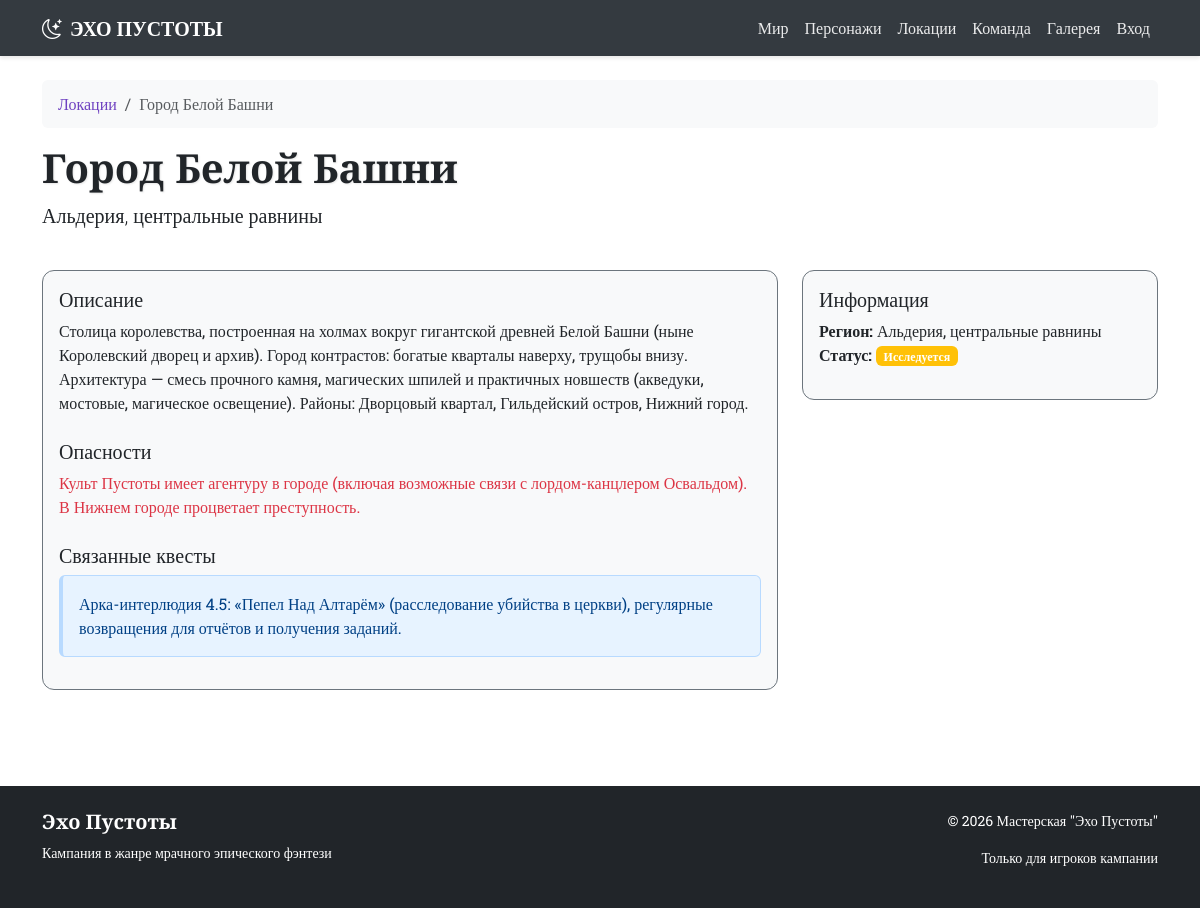
Screenshot of /location/1 with the database file from the repository.
### app.py (models this page shows)
class Location(db.Model):
    __tablename__ = 'locations'
    id = db.Column(db.Integer, primary_key=True)
    name = db.Column(db.String(100), nullable=False)
    region = db.Column(db.String(100))
    description = db.Column(db.Text)
    dangers = db.Column(db.Text)
    quests = db.Column(db.Text)
    npc_ids = db.Column(db.String(200))
    map_x = db.Column(db.Integer, default=50)
    map_y = db.Column(db.Integer, default=50)

### app.py (the view)
@app.route('/location/<int:id>')
def location_detail(id):
    location = Location.query.get_or_404(id)
    return render_template('location_detail.html', location=location)

### templates/location_detail.html (shortened to what this page needs)
{% extends "base.html" %}
{% block content %}
<div class="row mb-4">
    <div class="col">
        <nav aria-label="breadcrumb">
            <ol class="breadcrumb">
                <li class="breadcrumb-item"><a href="{{ url_for('locations') }}">Локации</a></li>
                <li class="breadcrumb-item active">{{ location.name }}</li>
            </ol>
        </nav>
        <h1 class="cinzel text-shadow">{{ location.name }}</h1>
        <p class="lead">{{ location.region }}</p>
    </div>
</div>
<div class="row">
    <div class="col-md-8">
        <div class="card bg-light border-secondary mb-4">
            <div class="card-body">
                <h5 class="card-title text-dark">Описание</h5>
                <p class="card-text">{{ location.description }}</p>
                <h5 class="card-title text-dark mt-4">Опасности</h5>
                <p class="card-text text-danger">{{ location.dangers }}</p>
                {% if location.quests %}
                <h5 class="card-title text-dark mt-4">Связанные квесты</h5>
                <div class="alert alert-info">
                    {{ location.quests|safe }}
                </div>
                {% endif %}
            </div>
        </div>
    </div>
    <div class="col-md-4">
        <div class="card bg-light border-secondary">
            <div class="card-body">
                <h5 class="card-title text-dark">Информация</h5>
                <ul class="list-unstyled">
                    <li><strong>Регион:</strong> {{ location.region }}</li>
                    <li><strong>Статус:</strong> <span class="badge bg-warning">Исследуется</span></li>
                </ul>
            </div>
        </div>
    </div>
</div>
{% endblock %}

### static/css/style.css (style rules this page uses)
:root { --primary-light: #ffffff; --secondary-light: #f8f9fa; --accent-red: #dc3545; --accent-purple: #6f42c1; --accent-gold: #ffc107; --accent-dark: #343a40; --text-dark: #212529; --text-light: #6c757d; }
body { background-color: var(--primary-light); color: var(--text-dark); font-family: 'Roboto Slab', serif; min-height: 100vh; display: flex; flex-direction: column; }
.cinzel { font-family: 'Cinzel', serif; font-weight: 700; }
.text-shadow { text-shadow: 1px 1px 2px rgba(0, 0, 0, 0.1); }
.card { transition: transform 0.3s, box-shadow 0.3s; border: 1px solid #dee2e6; background-color: white; }
.alert { border-left: 4px solid var(--accent-gold); background-color: var(--secondary-light); color: var(--text-dark); }
.breadcrumb { background-color: var(--secondary-light); padding: 0.75rem 1rem; border-radius: 0.375rem; }
.breadcrumb-item a { color: var(--accent-purple); text-decoration: none; }
.card { border-radius: 12px; }
.alert-info { background-color: #e7f3ff; border-color: #b8daff; color: #004085; }

### rows the page displays
Location: name "Город Белой Башни", region "Альдерия, центральные равнины", description "Столица королевства, построенная на холмах вокруг гигантской древней Белой Башни (ныне Королевский дворец и архив). Город контрастов: богатые кварталы наверху, трущобы внизу. Архитектура — смесь прочного камня, магических шпилей и практичных новшеств (акведуки, мостовые, магическое освещение). Районы: Дворцовый квартал, Гильдейский остров, Нижний город.", dangers "Культ Пустоты имеет агентуру в городе (включая возможные связи с лордом-канцлером Освальдом). В Нижнем городе процветает преступность.", quests "Арка-интерлюдия 4.5: «Пепел Над Алтарём» (расследование убийства в церкви), регулярные возвращения для отчётов и получения заданий."
